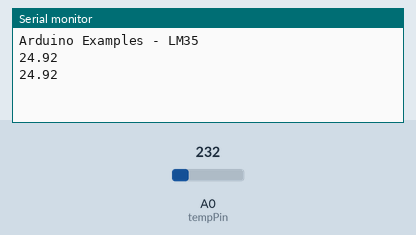
This sketch was run on a simulated Arduino Uno, built with avr-gcc and run on an emulated ATmega328P. Parts: the last lines printed to the serial monitor. The inputs (shaded band) are chosen by the test bench; at power-on: A0 (tempPin) = 232.

Above: at 1.8 s.
1.9 s: A0 (tempPin) set to 250
At 2.8 s:
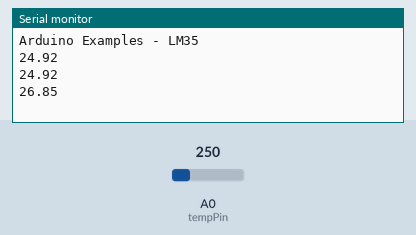
3.4 s: A0 (tempPin) set to 266
At 4.6 s:
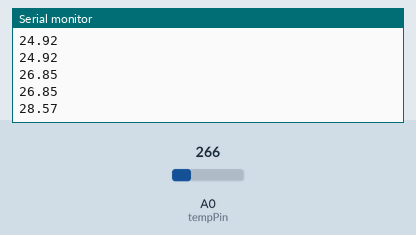
Timing chart, 0 to 6.4 s (numbered marks = the images above; inputs shaded):
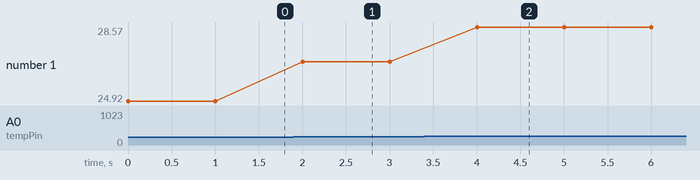

The sketch:

lm35dz.ino
```cpp
float tempC;
int reading;
int tempPin = A0;

void setup()
{
 Serial.begin(115200); // 시리얼 통신 초기화
 Serial.println("Arduino Examples - LM35");
  analogReference(INTERNAL);
}

void loop()
{
 reading = analogRead(tempPin);
 tempC = reading / 9.31;
 Serial.println(tempC);
 delay(1000);
}
```

Measured:
- after the input at 1.9 s, the serial monitor: prints a new line after 0.10 s (image 1)
- after the input at 3.4 s, the serial monitor: prints a new line after 0.60 s (image 2)
- plotted number 1: 24.92 → 26.85 after the input at 1.9 s, 26.85 → 28.57 after the input at 3.4 s
